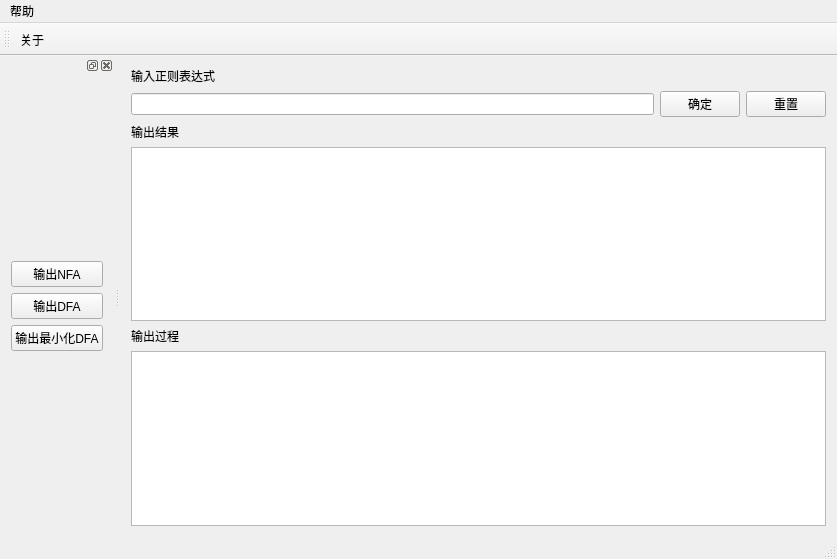
<?xml version="1.0" encoding="UTF-8"?>
<ui version="4.0">
 <class>MainWindow</class>
 <widget class="QMainWindow" name="MainWindow">
  <property name="geometry">
   <rect>
    <x>0</x>
    <y>0</y>
    <width>837</width>
    <height>559</height>
   </rect>
  </property>
  <property name="windowTitle">
   <string>MainWindow</string>
  </property>
  <widget class="QWidget" name="centralWidget">
   <layout class="QVBoxLayout" name="verticalLayout_3">
    <item>
     <layout class="QGridLayout" name="gridLayout_2">
      <item row="1" column="0">
       <widget class="QLineEdit" name="regxText"/>
      </item>
      <item row="0" column="0">
       <widget class="QLabel" name="label">
        <property name="text">
         <string>输入正则表达式</string>
        </property>
       </widget>
      </item>
      <item row="1" column="1">
       <widget class="QPushButton" name="pushButton">
        <property name="text">
         <string>确定</string>
        </property>
       </widget>
      </item>
      <item row="1" column="2">
       <widget class="QPushButton" name="pushButton_5">
        <property name="text">
         <string>重置</string>
        </property>
       </widget>
      </item>
     </layout>
    </item>
    <item>
     <widget class="QLabel" name="label_2">
      <property name="text">
       <string>输出结果</string>
      </property>
     </widget>
    </item>
    <item>
     <layout class="QHBoxLayout" name="horizontalLayout">
      <item>
       <widget class="QTextBrowser" name="textBrowser">
        <property name="html">
         <string>&lt;!DOCTYPE HTML PUBLIC &quot;-//W3C//DTD HTML 4.0//EN&quot; &quot;http://www.w3.org/TR/REC-html40/strict.dtd&quot;&gt;
&lt;html&gt;&lt;head&gt;&lt;meta name=&quot;qrichtext&quot; content=&quot;1&quot; /&gt;&lt;style type=&quot;text/css&quot;&gt;
p, li { white-space: pre-wrap; }
&lt;/style&gt;&lt;/head&gt;&lt;body style=&quot; font-family:'.SF NS Text'; font-size:13pt; font-weight:400; font-style:normal;&quot;&gt;
&lt;p style=&quot;-qt-paragraph-type:empty; margin-top:0px; margin-bottom:0px; margin-left:0px; margin-right:0px; -qt-block-indent:0; text-indent:0px;&quot;&gt;&lt;br /&gt;&lt;/p&gt;&lt;/body&gt;&lt;/html&gt;</string>
        </property>
       </widget>
      </item>
      <item>
       <layout class="QVBoxLayout" name="verticalLayout_2"/>
      </item>
     </layout>
    </item>
    <item>
     <widget class="QLabel" name="label_3">
      <property name="text">
       <string>输出过程</string>
      </property>
     </widget>
    </item>
    <item>
     <widget class="QTextBrowser" name="outputField">
      <property name="minimumSize">
       <size>
        <width>0</width>
        <height>167</height>
       </size>
      </property>
     </widget>
    </item>
   </layout>
  </widget>
  <widget class="QMenuBar" name="menuBar">
   <property name="geometry">
    <rect>
     <x>0</x>
     <y>0</y>
     <width>837</width>
     <height>22</height>
    </rect>
   </property>
   <widget class="QMenu" name="menu">
    <property name="title">
     <string>帮助</string>
    </property>
    <addaction name="action_about"/>
   </widget>
   <addaction name="menu"/>
  </widget>
  <widget class="QToolBar" name="mainToolBar">
   <attribute name="toolBarArea">
    <enum>TopToolBarArea</enum>
   </attribute>
   <attribute name="toolBarBreak">
    <bool>false</bool>
   </attribute>
   <addaction name="action_about"/>
  </widget>
  <widget class="QStatusBar" name="statusBar"/>
  <widget class="QDockWidget" name="dockWidget">
   <attribute name="dockWidgetArea">
    <number>1</number>
   </attribute>
   <widget class="QWidget" name="dockWidgetContents">
    <layout class="QVBoxLayout" name="verticalLayout">
     <item>
      <layout class="QVBoxLayout" name="verticalLayout_4">
       <item>
        <widget class="QPushButton" name="export_nfa_button">
         <property name="text">
          <string>输出NFA</string>
         </property>
        </widget>
       </item>
       <item>
        <widget class="QPushButton" name="export_dfa_button">
         <property name="text">
          <string>输出DFA</string>
         </property>
        </widget>
       </item>
       <item>
        <widget class="QPushButton" name="mini_dfa_button">
         <property name="text">
          <string>输出最小化DFA</string>
         </property>
        </widget>
       </item>
      </layout>
     </item>
    </layout>
   </widget>
  </widget>
  <action name="action_about">
   <property name="icon">
    <iconset resource="imges.qrc">
     <normaloff>:/image/images/about.png</normaloff>:/image/images/about.png</iconset>
   </property>
   <property name="text">
    <string>关于</string>
   </property>
  </action>
 </widget>
 <layoutdefault spacing="6" margin="11"/>
 <resources>
  <include location="imges.qrc"/>
 </resources>
 <connections/>
</ui>
